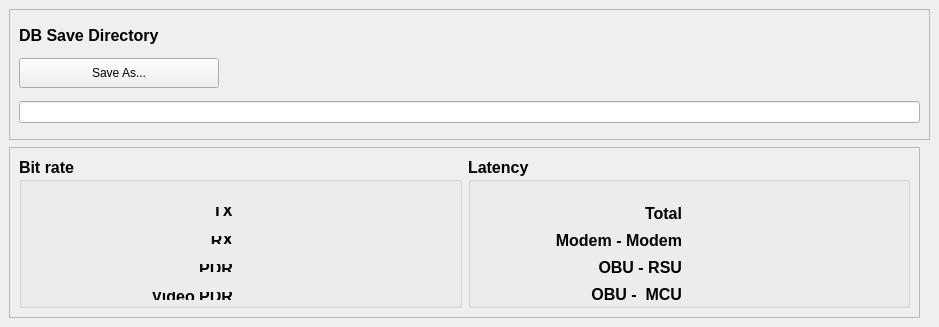
         <widget class="QWidget" name="page_v2xStat">
          <widget class="QFrame" name="frame_21">
           <property name="geometry">
            <rect>
             <x>9</x>
             <y>147</y>
             <width>911</width>
             <height>171</height>
            </rect>
           </property>
           <property name="frameShape">
            <enum>QFrame::StyledPanel</enum>
           </property>
           <property name="frameShadow">
            <enum>QFrame::Raised</enum>
           </property>
           <layout class="QHBoxLayout" name="horizontalLayout_25">
            <item>
             <widget class="QGroupBox" name="groupBox_8">
              <property name="font">
               <font>
                <pointsize>12</pointsize>
                <weight>75</weight>
                <bold>true</bold>
               </font>
              </property>
              <property name="title">
               <string>Bit rate</string>
              </property>
              <layout class="QHBoxLayout" name="horizontalLayout_41">
               <property name="spacing">
                <number>15</number>
               </property>
               <property name="topMargin">
                <number>25</number>
               </property>
               <property name="bottomMargin">
                <number>5</number>
               </property>
               <item>
                <layout class="QVBoxLayout" name="verticalLayout_42">
                 <property name="spacing">
                  <number>20</number>
                 </property>
                 <item>
                  <widget class="QLabel" name="label_SendBytesPer">
                   <property name="sizePolicy">
                    <sizepolicy hsizetype="Preferred" vsizetype="Fixed">
                     <horstretch>0</horstretch>
                     <verstretch>0</verstretch>
                    </sizepolicy>
                   </property>
                   <property name="font">
                    <font>
                     <weight>75</weight>
                     <bold>true</bold>
                    </font>
                   </property>
                   <property name="text">
                    <string>TX</string>
                   </property>
                   <property name="alignment">
                    <set>Qt::AlignRight|Qt::AlignTrailing|Qt::AlignVCenter</set>
                   </property>
                  </widget>
                 </item>
                 <item>
                  <widget class="QLabel" name="label_RecvBytesPer">
                   <property name="sizePolicy">
                    <sizepolicy hsizetype="Preferred" vsizetype="Fixed">
                     <horstretch>0</horstretch>
                     <verstretch>0</verstretch>
                    </sizepolicy>
                   </property>
                   <property name="font">
                    <font>
                     <weight>75</weight>
                     <bold>true</bold>
                    </font>
                   </property>
                   <property name="text">
                    <string>RX</string>
                   </property>
                   <property name="alignment">
                    <set>Qt::AlignRight|Qt::AlignTrailing|Qt::AlignVCenter</set>
                   </property>
                  </widget>
                 </item>
                 <item>
                  <widget class="QLabel" name="label_PDR">
                   <property name="sizePolicy">
                    <sizepolicy hsizetype="Preferred" vsizetype="Fixed">
                     <horstretch>0</horstretch>
                     <verstretch>0</verstretch>
                    </sizepolicy>
                   </property>
                   <property name="font">
                    <font>
                     <weight>75</weight>
                     <bold>true</bold>
                    </font>
                   </property>
                   <property name="text">
                    <string>PDR</string>
                   </property>
                   <property name="alignment">
                    <set>Qt::AlignRight|Qt::AlignTrailing|Qt::AlignVCenter</set>
                   </property>
                  </widget>
                 </item>
                 <item>
                  <widget class="QLabel" name="label_Video_PDR">
                   <property name="sizePolicy">
                    <sizepolicy hsizetype="Preferred" vsizetype="Fixed">
                     <horstretch>0</horstretch>
                     <verstretch>0</verstretch>
                    </sizepolicy>
                   </property>
                   <property name="font">
                    <font>
                     <weight>75</weight>
                     <bold>true</bold>
                    </font>
                   </property>
                   <property name="text">
                    <string>Video PDR</string>
                   </property>
                   <property name="alignment">
                    <set>Qt::AlignRight|Qt::AlignTrailing|Qt::AlignVCenter</set>
                   </property>
                  </widget>
                 </item>
                </layout>
               </item>
               <item>
                <layout class="QVBoxLayout" name="verticalLayout_43">
                 <property name="spacing">
                  <number>20</number>
                 </property>
                 <item>
                  <widget class="QLabel" name="label_SendBytesPer_Value">
                   <property name="sizePolicy">
                    <sizepolicy hsizetype="Preferred" vsizetype="Fixed">
                     <horstretch>0</horstretch>
                     <verstretch>0</verstretch>
                    </sizepolicy>
                   </property>
                   <property name="text">
                    <string/>
                   </property>
                  </widget>
                 </item>
                 <item>
                  <widget class="QLabel" name="label_RecvBytesPer_Value">
                   <property name="sizePolicy">
                    <sizepolicy hsizetype="Preferred" vsizetype="Fixed">
                     <horstretch>0</horstretch>
                     <verstretch>0</verstretch>
                    </sizepolicy>
                   </property>
                   <property name="text">
                    <string/>
                   </property>
                  </widget>
                 </item>
                 <item>
                  <widget class="QLabel" name="label_PDR_Value">
                   <property name="sizePolicy">
                    <sizepolicy hsizetype="Preferred" vsizetype="Fixed">
                     <horstretch>0</horstretch>
                     <verstretch>0</verstretch>
                    </sizepolicy>
                   </property>
                   <property name="text">
                    <string/>
                   </property>
                  </widget>
                 </item>
                 <item>
                  <widget class="QLabel" name="label_Video_PDR_Value">
                   <property name="sizePolicy">
                    <sizepolicy hsizetype="Preferred" vsizetype="Fixed">
                     <horstretch>0</horstretch>
                     <verstretch>0</verstretch>
                    </sizepolicy>
                   </property>
                   <property name="text">
                    <string/>
                   </property>
                  </widget>
                 </item>
                </layout>
               </item>
              </layout>
             </widget>
            </item>
            <item>
             <widget class="QGroupBox" name="groupBox_7">
              <property name="font">
               <font>
                <pointsize>12</pointsize>
                <weight>75</weight>
                <bold>true</bold>
               </font>
              </property>
              <property name="title">
               <string>Latency</string>
              </property>
              <layout class="QHBoxLayout" name="horizontalLayout_42">
               <property name="spacing">
                <number>15</number>
               </property>
               <property name="topMargin">
                <number>25</number>
               </property>
               <property name="bottomMargin">
                <number>5</number>
               </property>
               <item>
                <layout class="QVBoxLayout" name="verticalLayout_44">
                 <item>
                  <widget class="QLabel" name="label_LatencyTotal">
                   <property name="sizePolicy">
                    <sizepolicy hsizetype="Preferred" vsizetype="Fixed">
                     <horstretch>0</horstretch>
                     <verstretch>0</verstretch>
                    </sizepolicy>
                   </property>
                   <property name="font">
                    <font>
                     <weight>75</weight>
                     <bold>true</bold>
                    </font>
                   </property>
                   <property name="text">
                    <string>Total</string>
                   </property>
                   <property name="alignment">
                    <set>Qt::AlignRight|Qt::AlignTrailing|Qt::AlignVCenter</set>
                   </property>
                  </widget>
                 </item>
                 <item>
                  <widget class="QLabel" name="label_LatencyMtoM">
                   <property name="sizePolicy">
                    <sizepolicy hsizetype="Preferred" vsizetype="Fixed">
                     <horstretch>0</horstretch>
                     <verstretch>0</verstretch>
                    </sizepolicy>
                   </property>
                   <property name="font">
                    <font>
                     <weight>75</weight>
                     <bold>true</bold>
                    </font>
                   </property>
                   <property name="text">
                    <string>Modem - Modem</string>
                   </property>
                   <property name="alignment">
                    <set>Qt::AlignRight|Qt::AlignTrailing|Qt::AlignVCenter</set>
                   </property>
                  </widget>
                 </item>
                 <item>
                  <widget class="QLabel" name="label_LatencyOBU_RSU">
                   <property name="sizePolicy">
                    <sizepolicy hsizetype="Preferred" vsizetype="Fixed">
                     <horstretch>0</horstretch>
                     <verstretch>0</verstretch>
                    </sizepolicy>
                   </property>
                   <property name="font">
                    <font>
                     <weight>75</weight>
                     <bold>true</bold>
                    </font>
                   </property>
                   <property name="text">
                    <string>OBU - RSU</string>
                   </property>
                   <property name="alignment">
                    <set>Qt::AlignRight|Qt::AlignTrailing|Qt::AlignVCenter</set>
                   </property>
                  </widget>
                 </item>
                 <item>
                  <widget class="QLabel" name="label_LatencyOBU_MCU">
                   <property name="sizePolicy">
                    <sizepolicy hsizetype="Preferred" vsizetype="Fixed">
                     <horstretch>0</horstretch>
                     <verstretch>0</verstretch>
                    </sizepolicy>
                   </property>
                   <property name="font">
                    <font>
                     <weight>75</weight>
                     <bold>true</bold>
                    </font>
                   </property>
                   <property name="text">
                    <string>OBU -  MCU</string>
                   </property>
                   <property name="alignment">
                    <set>Qt::AlignRight|Qt::AlignTrailing|Qt::AlignVCenter</set>
                   </property>
                  </widget>
                 </item>
                </layout>
               </item>
               <item>
                <layout class="QVBoxLayout" name="verticalLayout_47">
                 <item>
                  <widget class="QLabel" name="label_LatencyTotal_Value">
                   <property name="sizePolicy">
                    <sizepolicy hsizetype="Preferred" vsizetype="Fixed">
                     <horstretch>0</horstretch>
                     <verstretch>0</verstretch>
                    </sizepolicy>
                   </property>
                   <property name="text">
                    <string/>
                   </property>
                  </widget>
                 </item>
                 <item>
                  <widget class="QLabel" name="label_LatencyMtoM_Value">
                   <property name="sizePolicy">
                    <sizepolicy hsizetype="Preferred" vsizetype="Fixed">
                     <horstretch>0</horstretch>
                     <verstretch>0</verstretch>
                    </sizepolicy>
                   </property>
                   <property name="text">
                    <string/>
                   </property>
                  </widget>
                 </item>
                 <item>
                  <widget class="QLabel" name="label_LatencyOBU_RSU_Value">
                   <property name="sizePolicy">
                    <sizepolicy hsizetype="Preferred" vsizetype="Fixed">
                     <horstretch>0</horstretch>
                     <verstretch>0</verstretch>
                    </sizepolicy>
                   </property>
                   <property name="text">
                    <string/>
                   </property>
                  </widget>
                 </item>
                 <item>
                  <widget class="QLabel" name="label_LatencyOBU_MCU_Value">
                   <property name="sizePolicy">
                    <sizepolicy hsizetype="Preferred" vsizetype="Fixed">
                     <horstretch>0</horstretch>
                     <verstretch>0</verstretch>
                    </sizepolicy>
                   </property>
                   <property name="text">
                    <string/>
                   </property>
                  </widget>
                 </item>
                </layout>
               </item>
              </layout>
             </widget>
            </item>
           </layout>
          </widget>
          <widget class="QFrame" name="frame_34">
           <property name="geometry">
            <rect>
             <x>9</x>
             <y>9</y>
             <width>921</width>
             <height>131</height>
            </rect>
           </property>
           <property name="frameShape">
            <enum>QFrame::StyledPanel</enum>
           </property>
           <property name="frameShadow">
            <enum>QFrame::Raised</enum>
           </property>
           <layout class="QVBoxLayout" name="verticalLayout_20">
            <item>
             <widget class="QLabel" name="Label_SaveDirectory">
              <property name="sizePolicy">
               <sizepolicy hsizetype="Preferred" vsizetype="Fixed">
                <horstretch>0</horstretch>
                <verstretch>0</verstretch>
               </sizepolicy>
              </property>
              <property name="font">
               <font>
                <pointsize>12</pointsize>
                <weight>75</weight>
                <bold>true</bold>
               </font>
              </property>
              <property name="text">
               <string>DB Save Directory</string>
              </property>
             </widget>
            </item>
            <item>
             <widget class="QPushButton" name="SaveDirectoryBtn">
              <property name="sizePolicy">
               <sizepolicy hsizetype="Preferred" vsizetype="Fixed">
                <horstretch>0</horstretch>
                <verstretch>0</verstretch>
               </sizepolicy>
              </property>
              <property name="minimumSize">
               <size>
                <width>100</width>
                <height>30</height>
               </size>
              </property>
              <property name="maximumSize">
               <size>
                <width>200</width>
                <height>16777215</height>
               </size>
              </property>
              <property name="text">
               <string>Save As...</string>
              </property>
             </widget>
            </item>
            <item>
             <widget class="QLineEdit" name="LineEdit_PathSaveDirectory"/>
            </item>
           </layout>
          </widget>
         </widget>
